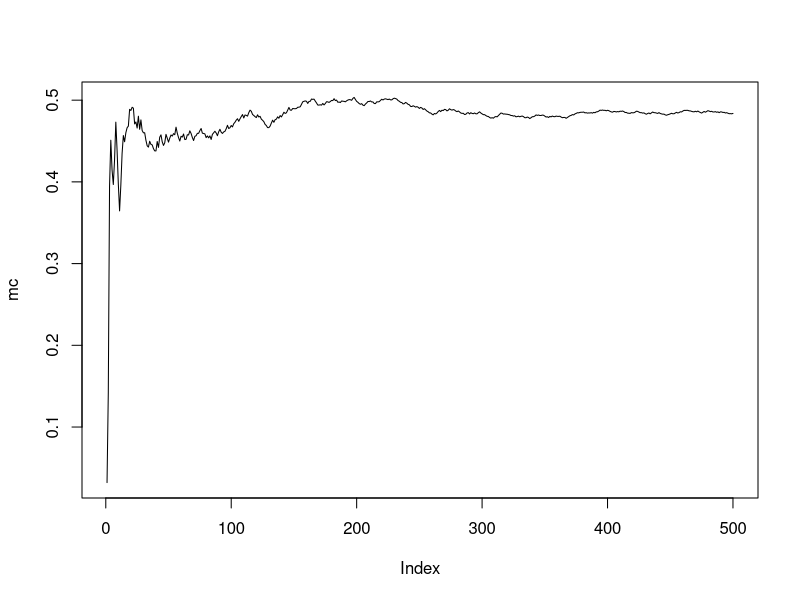
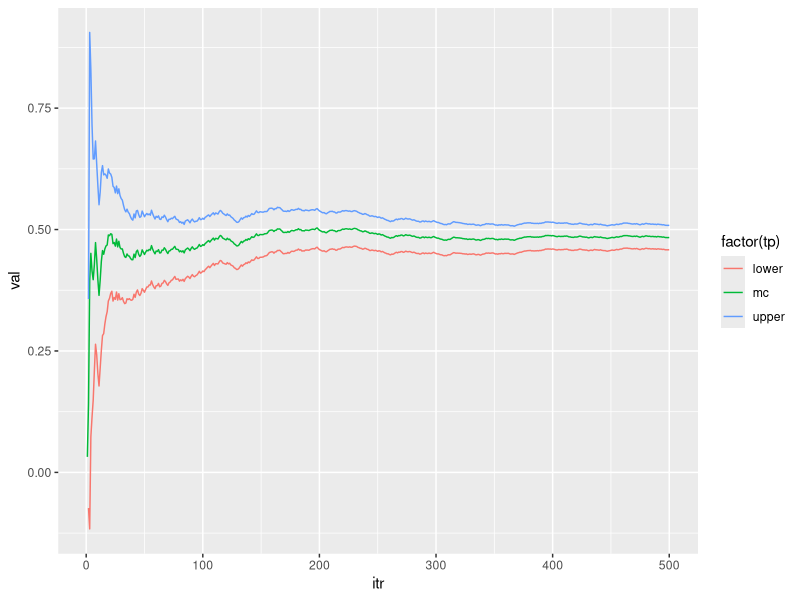
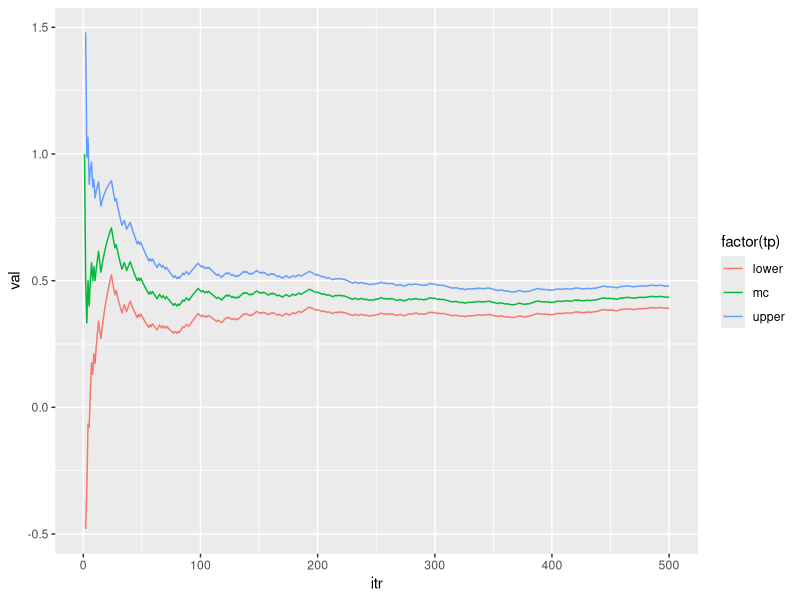

The R script that drew these images, in order:
# lab 4

# monte carlo integration

#mc approximation of U(0,1) dist
nsim <- 500
u <- runif(nsim)
mc <- mean(u)
#gives mean of 0.5

mc <- c()
v <- c()
upper <- c()
lower <- c()
for (j in 1:nsim) {
  
  mc[j] <- mean(u[1:j])
  v[j] <- j^(-1)*var(u[1:j])
  upper[j] <- mc[j] + 1.96*sqrt(v[j])
  lower[j] <- mc[j] - 1.96*sqrt(v[j])
}
plot(mc, type = 'l')

library(ggplot2)
values <- c(mc, upper, lower)
type <- c(rep('mc', nsim), rep('upper', nsim), rep('lower', nsim))
iter <- rep(seq(1:nsim), 3)
data <- data.frame(val = values,
                   tp = type,
                   itr = iter)
ggplot(data, aes(itr, val)) +
  geom_line(aes(colour = factor(tp)))

# q1 approximate p(0<x<3), x~cauchy(0,1) using mc approximation
# result x1~n(0,1), x2~n(0,1), x1 and x2 are independent
# use ordinary monte carlo approximation sum_{j=1}^nsim 1[0<x<3]/nsim

# simulate cauchy from two standard normals and divide the standard normals for cauchy
# using box-mueller or marsaglia's method
I <- 10000
cauchy_sim <- function(I){
  
  # box-mueller n(0,1) sim
  x1_vec <- c()
  x2_vec <- c()
  
  for (i in 1:I) {
    
    u_vec <- runif(2)
    x1_vec[i] <- sqrt(-2*log(u_vec[1]))*cos(2*pi*u_vec[2])
    x2_vec[i] <- sqrt(-2*log(u_vec[1]))*sin(2*pi*u_vec[2])
                                            
  }
  cauchy_vec <- x1_vec / x2_vec
  return(cauchy_vec)
}
rv_cauchy <- cauchy_sim(I)
p_x <- length(rv_cauchy[rv_cauchy > 0 & rv_cauchy < 3]) / I

# or using an indicator function
ind <- function(x) {
  
  y <- ifelse((x > 0 & x < 3), 1, 0)
  return(y)
  
}

# showing both the length argument and indicator function provide the same results
p_x == sum(ind(rv_cauchy)) / I

# to evaluate convergence
mc <- c()
v <- c()
upper <- c()
lower <- c()
for (j in 1:nsim) {
  
  mc[j] <- mean(ind(rv_cauchy[1:j]))
  v[j] <- j^(-1)*var(ind(rv_cauchy[1:j]))
  upper[j] <- mc[j] + 1.96*sqrt(v[j])
  lower[j] <- mc[j] - 1.96*sqrt(v[j])
  
}

values <- c(mc, upper, lower)
type <- c(rep('mc', nsim), rep('upper', nsim), rep('lower', nsim))
iter <- rep(seq(1:nsim), 3)
data <- data.frame(val = values,
                   tp = type,
                   itr = iter)
ggplot(data, aes(itr, val)) +
  geom_line(aes(colour = factor(tp)))

# p = p(0<x<3) unknown but we have 10000 relizations

# 95% probability the unkown number p will lie within the CI
# make 100 different simulations, 95 of them will contain the real value p within the bounds

# q2 do the same as q1 except using importance sampling
# instrumental density is u(0,3)
# cauchy f(x) = 1/(pi*(1+x^2))
# h(x) = indcator[0<x<3]
# g(x) = 1/3
# IS estimator p approx 1/n sum_{i=1}^n h(x)f(x)/g(x) = 1/n sum_{i=1}^n 3*f(x)
# h(x_i) = 1, always between 0 and 3 from U(0,3)

cauch_dens <- function(x) {
  
  y <- 1/(pi*(1 + x^2))
  return(y)
}

nsim <- 500
x <- runif(nsim, 0, 3)
IS_mc <- mean(3*cauch_dens(x))